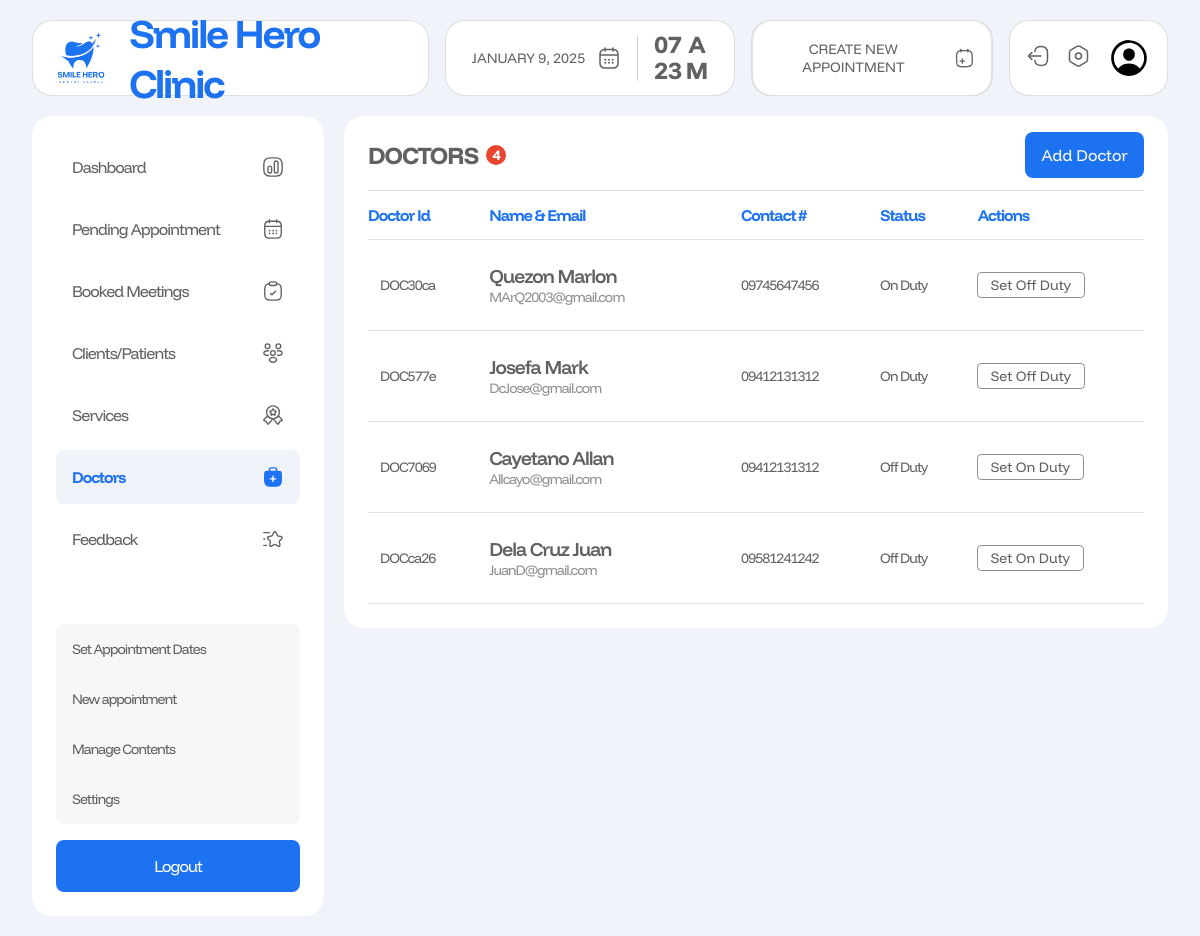
Page /admin/doctors.php (signed in) on the earlier database version.
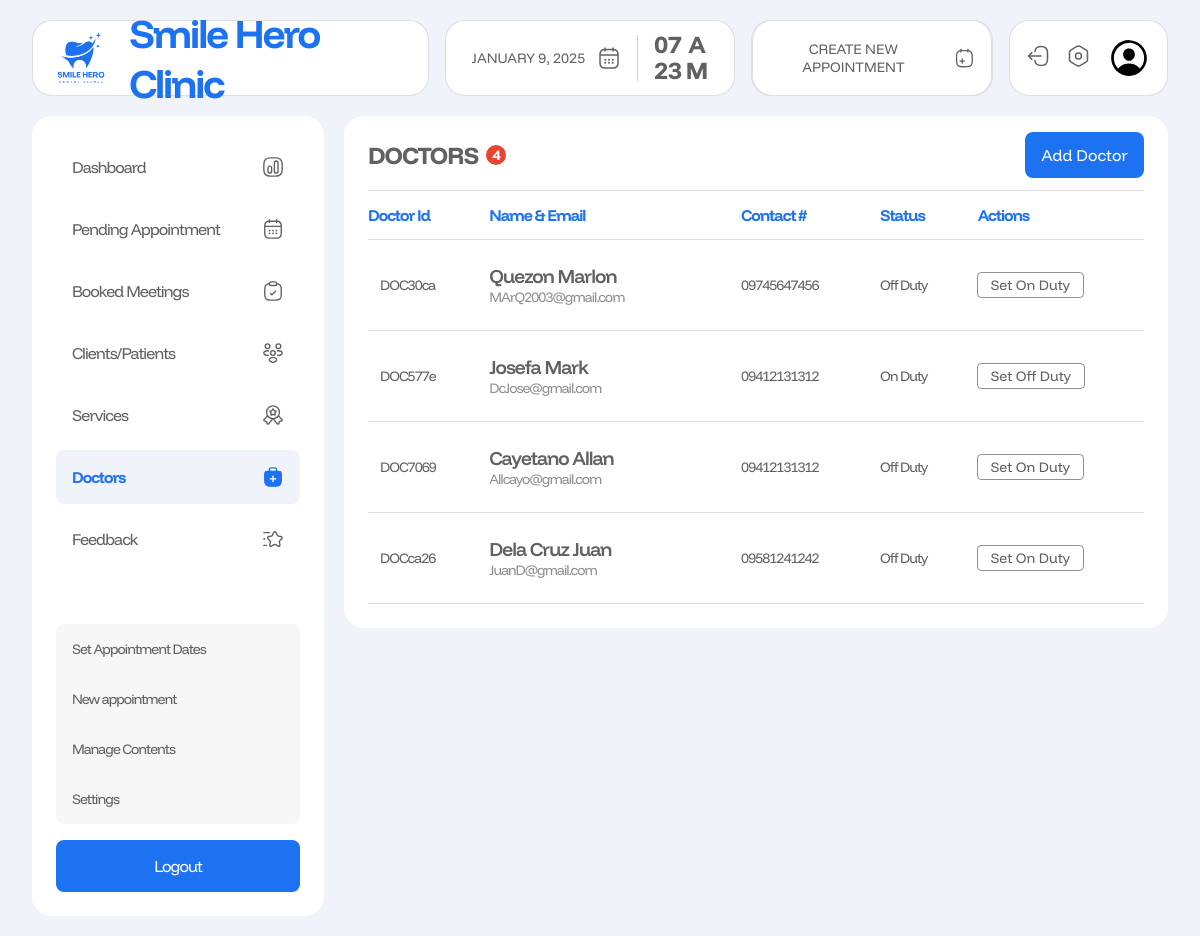
Same page on the later database version.
### tables this page shows
CREATE TABLE `doctors` (
  `doctor_id` varchar(100) NOT NULL,
  `first_name` varchar(100) NOT NULL,
  `last_name` varchar(100) NOT NULL,
  `phone_number` varchar(15) NOT NULL,
  `email` varchar(100) DEFAULT NULL,
  `availability` varchar(10) NOT NULL,
  `created_at` timestamp NOT NULL DEFAULT current_timestamp()
);

### admin/doctors.php (the view, shortened to what this page needs)
<?php
require_once '../includes/dbh.inc.php';
$limit = 5;
$page = isset($_GET['page']) ? (int)$_GET['page'] : 1;
$start = ($page - 1) * $limit;
$totalQuery = "SELECT COUNT(*) AS total FROM doctors";
$totalResult = $conn->query($totalQuery);
$totalRow = $totalResult->fetch_assoc();
$totalRecords = $totalRow['total'];
$query = "SELECT doctor_id, first_name, last_name, phone_number, email, availability FROM doctors LIMIT $start, $limit";
$result = $conn->query($query);
$doctors = [];
if ($result->num_rows > 0) {
  while ($row = $result->fetch_assoc()) {
    $doctors[] = $row;
  }
}
?>
<!DOCTYPE html>
<html lang="en">
<head>
  <link rel="stylesheet" href="../src/dist/styles.css" />
</head>
<body class="admin__page">
  <main class="admin__main">
    <?php include("includes/nav.php"); ?>
     <section class="admin__content">
      <?php include("includes/side_nav.php"); ?>
      <div class="doctors__container">
        <div class="doctors__table">
          <b class="table-heading__container">
            <h1 class="table-heading">
              doctors <span class="table-item-count"><?php echo $totalRecords?></span>
            </h1>
            <button><a href="new-doctor.php">Add Doctor</a></button>
          </b>
          <table>
            <thead>
              <tr>
                <th>doctor id</th>
                <th>name & email</th>
                <th>contact #</th>
                <th>status</th>
                <th>actions</th>
              </tr>
            </thead>
            <tbody>
              <?php if (!empty($doctors)): ?>
                <?php foreach ($doctors as $doctor): ?>
              <tr>
                <td><?php echo htmlspecialchars($doctor['doctor_id']); ?></td>
                <td class="patient-cell name-email">
                  <p class="name" title="<?php echo $doctor['last_name'] ." ". $doctor['first_name'] ?>">
                    <?php echo htmlspecialchars($doctor['last_name']); ?>
                    <?php echo htmlspecialchars($doctor['first_name']); ?>
                  </p>
                  <p class="email" title="<?php echo $doctor['email'] ?>">
                    <?php echo htmlspecialchars($doctor['email']); ?>
                  </p>
                </td>
                <td><?php echo htmlspecialchars($doctor['phone_number']); ?></td>
                <td><?php echo htmlspecialchars($doctor['availability']);?></td>
                <td>
                  <form class="status-toggle-form" method="POST">
                    <button type="submit" name="toggle" value="update">
                      Set <?php echo $doctor['availability'] === 'On Duty' ? 'Off Duty' : 'On Duty'; ?>
                    </button>
                  </form>
                </td>
              </tr>
                <?php endforeach; ?>
                <?php else: ?>
                <tr>
                    <td colspan="5">No doctors found.</td>
                  </tr>
                <?php endif; ?>
            </tbody>
          </table>
        </div>
      </div>
    </section>
  </main>
</body>
</html>

Differences in the rows shown:
changed doctors "Quezon": availability "On Duty" → "Off Duty"; availability "Off Duty" → "On Duty"
